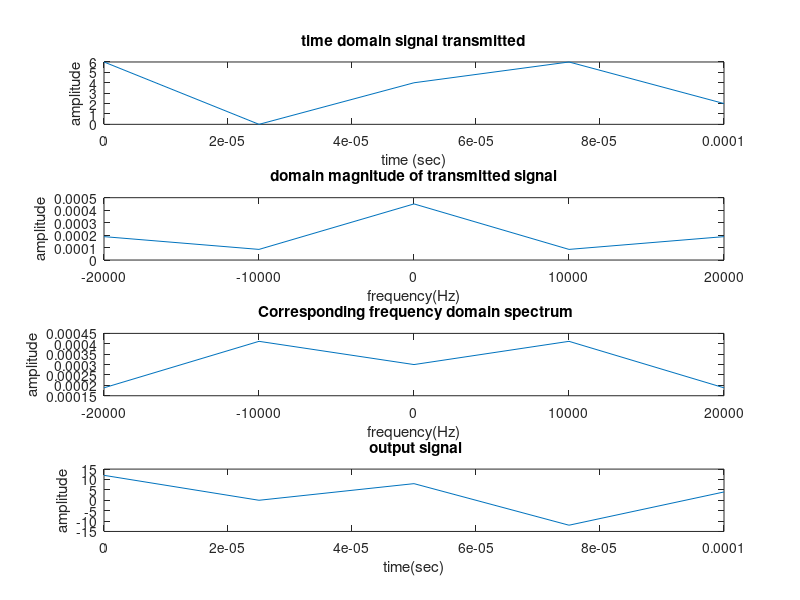

This figure's MATLAB source:
%problem 3: Calculate
close all
clear all
clc

fc=400e3;         % 100 kHz carrier    
fs=fc / 10;       % This time we want 1/10th of the frequency
dT=1/fs;
m=[6 0 4 -6 2];  % message
fm=fc/10;         % message frequency (10 kHz)
t=0:1/fs:length(m)/fm-1/fs; % itme vector (s)
%% modulating message with carrier
xc=cos(1000 * 10^3 * pi * t);% carrier signal
xm=[];  % message signal initiation
for ii=1:length(m)    
    xm=[xm m(ii)*ones(1,length(t)/length(m))];
end


%% DSB-SC Modulation
s= xm.*xc;  % modulated signla
figure(1)
subplot(411)
plot(t,s);
title('time domain signal transmitted'); %%%were finna use
xlabel('time (sec)');
ylabel('amplitude');

% frequency domain
S=fftshift(fft(s,length(s))*dT);
W=linspace(-pi,pi,length(S)); % digital angular frequency
w=W/dT; % angular frequency (rad)
f=w/2/pi;  % frequency (Hz)
subplot(412)
plot(f,abs(S));
title('domain magnitude of transmitted signal'); %%%%%
xlabel('frequency(Hz)');
ylabel('amplitude');
XC=fftshift(fft(xc,length(xc))*dT);
W=linspace(-pi,pi,length(XC)); % digital angular frequency
w=W/dT; % angular frequency (rad)
f=w/2/pi;  % frequency (Hz)

%% Demodulation 
v=s.*xc;
V=fftshift(fft(v,length(v))*dT);
%%%%%%%%%%%%%%%%%

for jj=1:length(f)
    if abs(f(jj)) < (500 * 10^3)      
        Hlp(jj)=2;      % during the demodulation process, the
                        % magnitude of the signal drops to half
                        % low pass filter with magnitude of 2
                        % restores the correct magnitude
    else
        Hlp(jj)=0;    
    end
end
% Hlp=1./sqrt(1+(f./fc).^(2*100)); % 100th order low pass filter
%% frequency domain demodulation
V0=Hlp.*V;
subplot(413)
plot(f,V0);
title(' Corresponding frequency domain spectrum'); %%%%
xlabel('frequency(Hz)');
ylabel('amplitude');

%% time domain demodulation
v0=(ifft(ifftshift(V0)))/dT;
subplot(414)
plot(t,v0);
title(' output signal');
xlabel('time(sec)');
ylabel('amplitude');